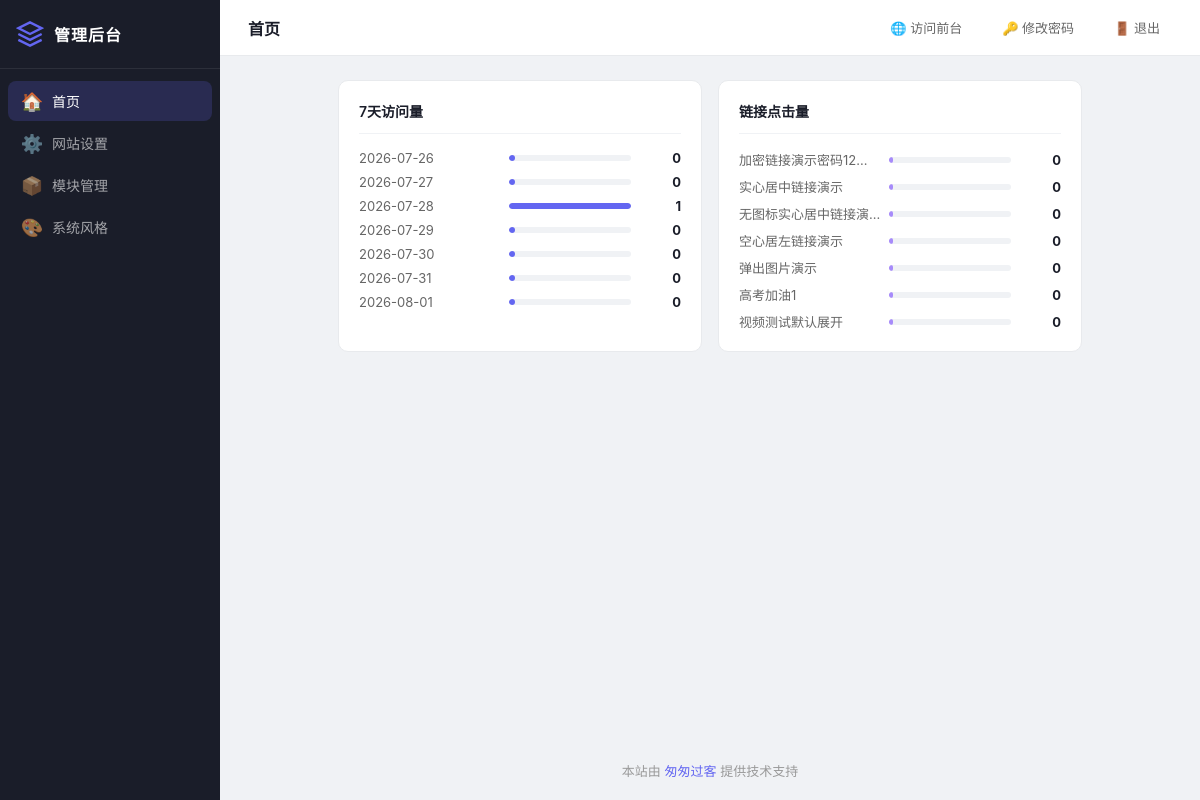
/admin.php (signed in), run on the app's committed database.
### tables this page shows
CREATE TABLE links (id INTEGER PRIMARY KEY, title TEXT, url TEXT, icon TEXT, sort INTEGER DEFAULT 0, outline INTEGER DEFAULT 0, passcode TEXT DEFAULT '', type TEXT DEFAULT 'link', footer_align TEXT DEFAULT 'left', popup_img TEXT, text_center INTEGER DEFAULT 1, btn_radius_on INTEGER DEFAULT 1, btn_radius INTEGER DEFAULT 30, video_file TEXT DEFAULT '', auto_expand INTEGER DEFAULT 0, auto_play INTEGER DEFAULT 0, default_muted INTEGER DEFAULT 0, video_loop INTEGER DEFAULT 0, video_poster TEXT DEFAULT '');

### config.php (called while the page is built, shortened)
<?php
function get_7days(){
    $days = [];
    for($i=6;$i>=0;$i--){
        $days[] = date('Y-m-d', strtotime("-$i days"));
    }
    return $days;
}
?>

### admin.php (shortened to what this page needs)
<?php
include 'config.php';
?>
<?php
$days = get_7days();
$views = [];
foreach($days as $d){
    $views[$d] = $db->querySingle("SELECT count FROM link_stats WHERE date='$d' AND type='view' AND target='home'") ?: 0;
}
$clicks = [];
$all_links = [];
$res = $db->query('SELECT id,title,outline,type,text_center,btn_radius_on,btn_radius FROM links WHERE type IN ("link","image","video") OR type="picture"');
while($l = $res->fetchArray(SQLITE3_ASSOC)) $all_links[$l['id']] = $l;
foreach($all_links as $id=>$item){
    $c = 0;
    foreach($days as $d){
        $c += $db->querySingle("SELECT count FROM link_stats WHERE date='$d' AND type='click' AND target='$id'") ?: 0;
    }
    $clicks[$id] = ['title'=>$item['title'], 'total'=>$c];
}
?>
<!DOCTYPE html>
<html lang="zh-CN">
<head>
</head>
<body>
<div class="sidebar">
  <div class="sidebar-logo">
    <svg viewBox="0 0 24 24" fill="none" stroke="#6366f1" stroke-width="2"><path d="M12 2L2 7l10 5 10-5-10-5z"/><path d="M2 17l10 5 10-5"/><path d="M2 12l10 5 10-5"/></svg>
    <span>管理后台</span>
  </div>
  <div class="sidebar-nav">
    <button class="nav-item active" onclick="switchPage('home', this)">
      <span class="nav-icon">🏠</span><span>首页</span>
    </button>
    <button class="nav-item" onclick="switchPage('site', this)">
      <span class="nav-icon">⚙️</span><span>网站设置</span>
    </button>
    <button class="nav-item" onclick="switchPage('modules', this)">
      <span class="nav-icon">📦</span><span>模块管理</span>
    </button>
    <button class="nav-item" onclick="switchPage('style', this)">
      <span class="nav-icon">🎨</span><span>系统风格</span>
    </button>
  </div>
  </div>
<div class="main">
  <div class="topbar">
    <div class="topbar-title" id="pageTitle">首页</div>
    <div class="topbar-actions">
      <a href="./" target="_blank" class="topbar-link">🌐 访问前台</a>
      <a href="javascript:openPwdModal()" class="topbar-link">🔑 修改密码</a>
      <a href="?act=logout" class="topbar-link">🚪 退出</a>
    </div>
  </div>
  <div class="content">
    <div class="page-section active" id="page-home"><?php include 'admin_home.php'; ?></div>
  </div>
  <div class="admin-footer">
    本站由 <a href="javascript:;" onclick="openQRModal()"><?=$GLOBALS['_cp_author']?></a> 提供技术支持
  </div>
</div>
</body>
</html>

### admin_home.php
<div class="stats-grid">
  <div class="stat-card">
    <div class="stat-card-header">
      <span class="stat-label">7天访问量</span>
    </div>
    <div class="stat-list">
      <?php foreach($days as $d): ?>
      <div class="stat-row">
        <span class="stat-date"><?=$d?></span>
        <div class="stat-bar-wrapper">
          <div class="stat-bar" style="width:<?=max(5, ($views[$d]/max(max($views),1))*100)?>%"></div>
        </div>
        <b class="stat-num"><?=$views[$d]?></b>
      </div>
      <?php endforeach; ?>
    </div>
  </div>
  <div class="stat-card">
    <div class="stat-card-header">
      <span class="stat-label">链接点击量</span>
    </div>
    <div class="stat-list">
      <?php if(empty($clicks)): ?>
        <div class="stat-empty">暂无数据</div>
      <?php else: ?>
        <?php foreach($clicks as $c): ?>
        <div class="stat-row">
          <span class="stat-date" title="<?=htmlspecialchars($c['title'])?>"><?=mb_strlen($c['title'])>10?mb_substr($c['title'],0,10).'...':$c['title']?></span>
          <div class="stat-bar-wrapper">
            <div class="stat-bar stat-bar-purple" style="width:<?=$c['total']>0?max(5, ($c['total']/max(max(array_column($clicks,'total')),1))*100).'%':'0'?>"></div>
          </div>
          <b class="stat-num"><?=$c['total']?></b>
        </div>
        <?php endforeach; ?>
      <?php endif; ?>
    </div>
  </div>
</div>

### admin.php (style rules this page uses)
* { margin:0;padding:0;box-sizing:border-box;font-family:-apple-system,BlinkMacSystemFont,"Segoe UI","Roboto",sans-serif }
body { display:flex;min-height:100vh;background:#f0f2f5;color:#333 }
.sidebar { width:220px;background:#1a1d29;display:flex;flex-direction:column;flex-shrink:0; position:fixed;top:0;left:0;bottom:0;z-index:100; }
.sidebar-logo { padding:20px 16px;border-bottom:1px solid rgba(255,255,255,0.08); display:flex;align-items:center;gap:10px; }
.sidebar-logo svg { width:28px;height:28px; }
.sidebar-logo span { color:#fff;font-size:16px;font-weight:600;letter-spacing:1px }
.sidebar-nav { flex:1;padding:12px 8px;display:flex;flex-direction:column;gap:2px }
.nav-item { display:flex;align-items:center;gap:10px;padding:10px 14px;border-radius:8px; color:rgba(255,255,255,0.6);cursor:pointer;transition:all 0.15s;text-decoration:none; font-size:14px;border:none;background:none;width:100%;text-align:left; }
.nav-item.active { color:#fff;background:rgba(99,102,241,0.2);font-weight:500 }
.nav-item .nav-icon { width:20px;height:20px;display:flex;align-items:center;justify-content:center;font-size:18px }
.main { margin-left:220px;flex:1;display:flex;flex-direction:column;min-height:100vh; }
.topbar { height:56px;background:#fff;border-bottom:1px solid #e8eaed; display:flex;align-items:center;justify-content:space-between; padding:0 28px;position:sticky;top:0;z-index:50; }
.topbar-title { font-size:16px;font-weight:600;color:#1a1d29 }
.topbar-actions { display:flex;gap:16px;align-items:center }
.topbar-link { color:#666;text-decoration:none;font-size:13px;padding:6px 12px; border-radius:6px;transition:all 0.15s; }
.content { padding:24px 28px;flex:1;max-width:800px;width:100%;margin:0 auto }
.page-section { display:none }
.page-section.active { display:block }
.stats-grid { display:grid;grid-template-columns:1fr 1fr;gap:16px }
.stat-card { background:#fff;border-radius:10px;padding:20px;border:1px solid #e8eaed }
.stat-card-header { display:flex;align-items:center;gap:8px;margin-bottom:16px;padding-bottom:12px;border-bottom:1px solid #f0f2f5 }
.stat-label { font-size:14px;font-weight:600;color:#1a1d29 }
.stat-list { display:flex;flex-direction:column;gap:8px }
.stat-row { display:flex;align-items:center;gap:10px }
.stat-date { width:140px;font-size:13px;color:#666;flex-shrink:0;white-space:nowrap }
.stat-bar-wrapper { flex:1;height:6px;background:#f0f2f5;border-radius:3px;overflow:hidden }
.stat-bar { height:100%;background:#6366f1;border-radius:3px;transition:width 0.3s;min-width:4px }
.stat-bar-purple { background:#a78bfa }
.stat-num { width:40px;text-align:right;font-size:13px;color:#1a1d29 }
.admin-footer { text-align:center;padding:30px 20px 20px;font-size:13px;color:#999 }
.admin-footer a { color:#6366f1;cursor:pointer;text-decoration:none }

### data on the page
links: title "加密链接演示密码12", outline "0"
links: title "实心居中链接演示", outline "0"
links: title "无图标实心居中链接演", outline "0"
links: title "空心居左链接演示", text_center "0"
links: title "弹出图片演示", outline "0"
links: title "高考加油1", outline "0"
links: title "视频测试默认展开", outline "0"

### other printed values
$d "2026-07-26"
$views[$d] "0"
$d "2026-07-27"
$d "2026-07-28"
$views[$d] "1"
$d "2026-07-29"
$d "2026-07-30"
$d "2026-07-31"
$d "2026-08-01"
$GLOBALS['_cp_author'] "匆匆过客"
